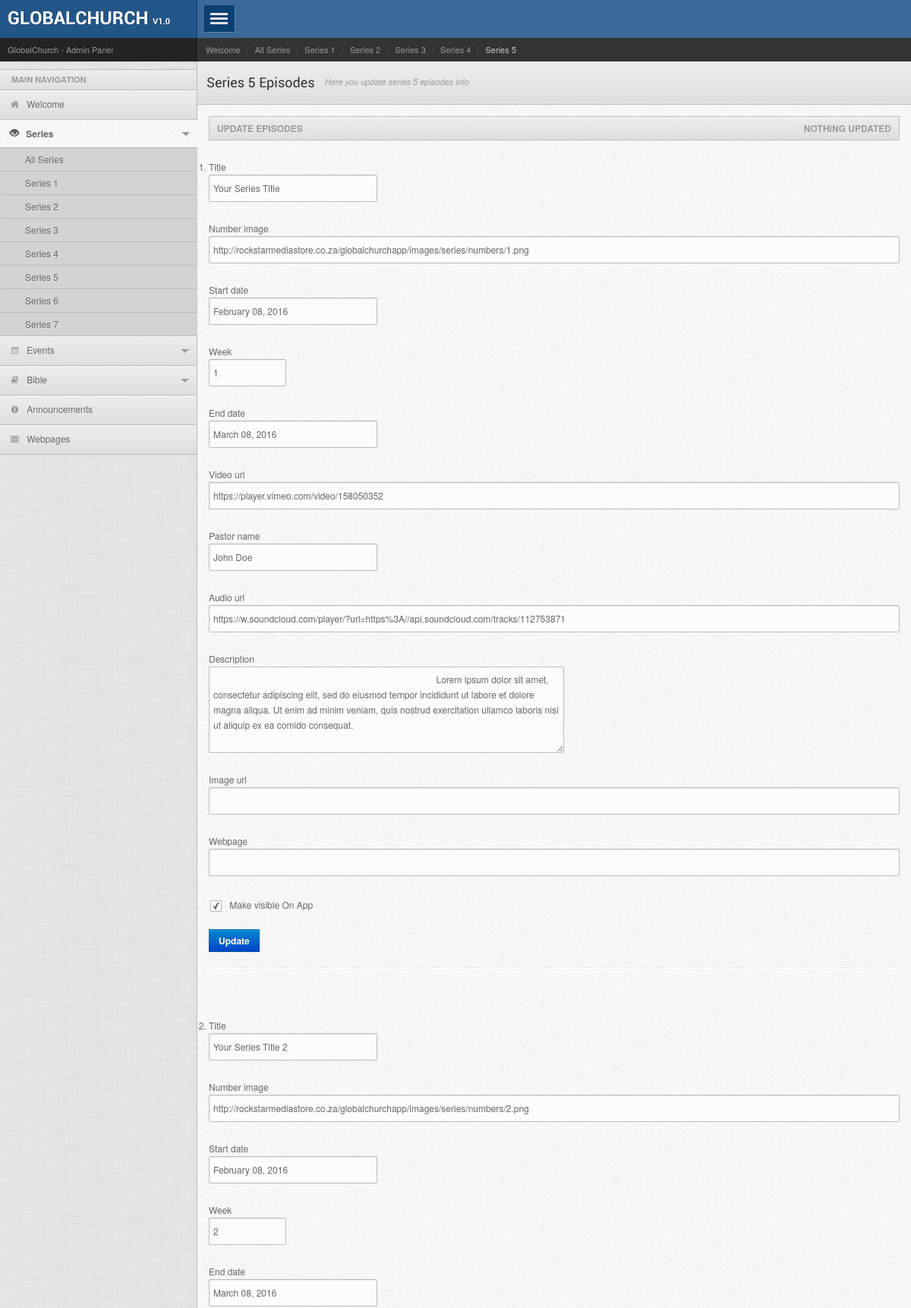
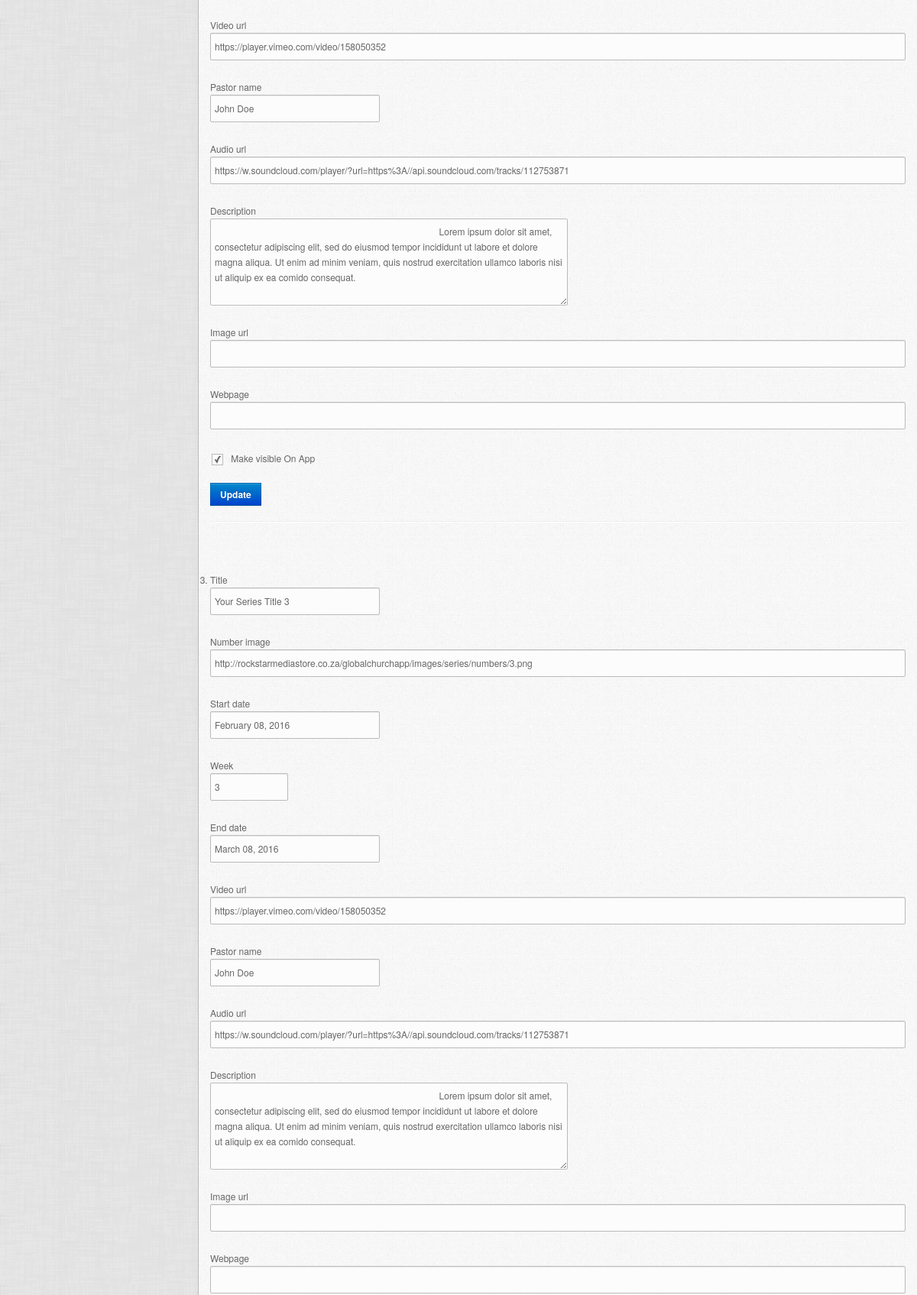
Screenshot of /series/series5.php (upper part) with the database file from the repository (2 pictures, top to bottom).
### tables this page shows
CREATE TABLE IF NOT EXISTS `episodes` (
  `id` int(11) NOT NULL AUTO_INCREMENT,
  `SERIES_ID` int(11) NOT NULL,
  `EPISODE_TITLE` varchar(50) NOT NULL,
  `EPISODE_NUMBER_IMAGE` text NOT NULL,
  `EPISODE_START_DATE` varchar(50) NOT NULL,
  `EPISODE_WEEK` varchar(2) NOT NULL,
  `EPISODE_END_DATE` varchar(50) NOT NULL,
  `EPISODE_VIDEO` text NOT NULL,
  `EPISODE_PASTOR` varchar(50) NOT NULL,
  `EPISODE_AUDIO` text NOT NULL,
  `EPISODE_DESCRIPTION` text NOT NULL,
  `EPISODE_IMAGE` text,
  `EPISODE_WEBPAGE` text,
  `isActive` enum('y','n') NOT NULL,
  PRIMARY KEY (`id`)
);

### includes/db_conx.php (called while the page is built, shortened)
<?php
class DBC{
	public static function connect() {
		$db_conx = mysqli_connect("SERVER_NAME", "USERNAME","PASSWORD","DATABASE_NAME");
		return $db_conx;
	}
}
?>

### includes/db_functions.php (called while the page is built, shortened)
<?php
class DB_Functions {
	private $db_conx;
    function __construct() {
        include_once ('db_conx.php');
        $this->db_conx = DBC::connect();
    }
    public function getAllEpisodes($seriesID) {
	$sql = "Select * From episodes Where SERIES_ID = '$seriesID'";
        $result = mysqli_query($this->db_conx,$sql);
        return $result;
    }
}
?>

### series/series5.php (the view, shortened to what this page needs)
<?php
	include_once ('../includes/db_functions.php');
	$db = new DB_Functions();
	$message = "Nothing updated";
?>
<!DOCTYPE html>
<html>
<head>
<link rel="stylesheet" href="../css/style.default.css" type="text/css" />
<link rel="stylesheet" href="../prettify/prettify.css" type="text/css" />
<link rel="stylesheet" href="../css/bootstrap-fileupload.min.css" type="text/css" />
<link rel="stylesheet" href="../css/bootstrap-timepicker.min.css" type="text/css" />
</head>
<body>
<div class="mainwrapper">
    <div class="leftpanel">
        <div class="logopanel">
        	<h1><a href="../index.php">GlobalChurch <span>v1.0</span></a></h1>
        </div>
        <div class="datewidget">GlobalChurch - Admin Panel</div>
        <div class="leftmenu">
            <ul class="nav nav-tabs nav-stacked">
            	<li class="nav-header">Main Navigation</li>
            	<li><a href="../index.php"><span class="iconfa-home"></span> Welcome</a></li>
                <li class="active dropdown"><a href=""><span class="icon-eye-open"></span> Series</a>
                	<ul style="display: block;">
                    	<li><a href="all_series.php">All Series</a></li>
                    	<li><a href="series1.php">Series 1</a></li>
                    	<li><a href="series2.php">Series 2</a></li>
                    	<li><a href="series3.php">Series 3</a></li>
                    	<li><a href="series4.php">Series 4</a></li>
                    	<li><a href="series5.php">Series 5</a></li>
                    	<li><a href="series6.php">Series 6</a></li>
                    	<li><a href="series7.php">Series 7</a></li>
                    </ul>
                </li>
                <li class="dropdown"><a href=""><span class="iconfa-calendar"></span> Events</a>
                </li>
                <li class="dropdown"><a href=""><span class="iconfa-book"></span> Bible</a>
                </li>
                <li><a href="../news/news.php"><span class="iconfa-exclamation-sign"></span> Announcements</a>
                </li>
                <li><a href="../pages/pages.php"><span class="iconfa-align-justify"></span> Webpages</a>
                </li>
             </ul>
        </div>
    </div>
    <div class="rightpanel">
    	<div class="headerpanel">
        	<a href="" class="showmenu"></a>
    	</div>
        <div class="breadcrumbwidget">
        	<ul class="skins">
                <li>&nbsp;</li>
            </ul>
        	<ul class="breadcrumb">
                <li><a href="../index.php">Welcome</a> <span class="divider">/</span></li>
                <li><a href="all_series.php">All Series</a> <span class="divider">/</span></li>
                <li><a href="series1.php">Series 1</a> <span class="divider">/</span></li>
                <li><a href="series2.php">Series 2</a> <span class="divider">/</span></li>
                <li><a href="series3.php">Series 3</a> <span class="divider">/</span></li>
                <li><a href="series4.php">Series 4</a> <span class="divider">/</span></li>
                <li class="active">Series 5</li>
            </ul>
        </div>
        <div class="pagetitle">
        	<h1>Series 5 Episodes</h1> <span>Here you update series 5 episodes info</span>
        </div>
        <div class="maincontent">
        	<div class="contentinner">
            	<h4 class="widgettitle">Update Episodes <span style="float:right"><?php echo $message; ?></span></h4>
                <div class="widgetcontent">
                    <ol class="devices">
                    <?php
                        $allEpisodes = $db->getAllEpisodes(5);
                        while ($row = mysqli_fetch_array($allEpisodes)) {
                            ?>
                        <li>
                            <form id="<?php echo $row["id"] ?>" class="stdform" name="" method="post">
                                <p>
                                    <label>Title</label>
                                    <span class="field"><input type="text" name="title" class="input-large" value="<?php echo $row["EPISODE_TITLE"] ?>" /></span>
                                </p>
                                <p>
                                    <label>Number image</label>
                                    <span class="field"><input type="text" name="number_image" class="input-xxlarge" value="<?php echo $row["EPISODE_NUMBER_IMAGE"] ?>" /></span>
                                </p>
                                <p>
                                    <label>Start date</label>
                                    <span class="field"><input type="text" name="start_date" class="input-large" value="<?php echo $row["EPISODE_START_DATE"] ?>" /></span>
                                </p>
                                <p>
                                    <label>Week</label>
                                    <span class="field"><input type="text" name="week" class="input-small" value="<?php echo $row["EPISODE_WEEK"] ?>" /></span>
                                </p>
                                <p>
                                    <label>End date</label>
                                    <span class="field"><input type="text" name="end_date" class="input-large" value="<?php echo $row["EPISODE_END_DATE"] ?>" /></span>
                                </p>
                                <p>
                                    <label>Video url</label>
                                    <span class="field"><input type="text" name="video_url" class="input-xxlarge" value="<?php echo $row["EPISODE_VIDEO"] ?>" /></span>
                                </p>
                                <p>
                                    <label>Pastor name</label>
                                    <span class="field"><input type="text" name="pastor_name" class="input-large" value="<?php echo $row["EPISODE_PASTOR"] ?>" /></span>
                                </p>
                                <p>
                                    <label>Audio url</label>
                                    <span class="field"><input type="text" name="audio_url" class="input-xxlarge" value="<?php echo $row["EPISODE_AUDIO"] ?>" /></span>
                                </p>
                                <p>
                                    <label>Description</label>
                                    <span class="field">
                                    	<textarea id="autoResizeTA" name="description" cols="80" rows="5" class="span5" style="resize: vertical">
											<?php echo $row["EPISODE_DESCRIPTION"] ?>
                                        </textarea>
                                    </span>
                                </p>
                                <p>
                                    <label>Image url</label>
                                    <span class="field"><input type="text" name="image_url" class="input-xxlarge" value="<?php echo $row["EPISODE_IMAGE"] ?>" /></span>
                                </p>
                                <p>
                                    <label>Webpage</label>
                                    <span class="field"><input type="text" name="webpage_url" class="input-xxlarge" value="<?php echo $row["EPISODE_WEBPAGE"] ?>" /></span>
                                </p>
                                <p>
                                    <span class="formwrapper">
                                    	<?php
											if($row["isActive"] == 'y'){
												?>
												<input type="checkbox" name="visible" checked /> Make visible On App<br />
										<?php
                                            }else{
												?>
												<input type="checkbox" name="visible" /> Make visible On App<br />
										<?php
                                            }
										?>
                                    </span>
                                </p>
                                <p class="stdformbutton">
                                    <button name="update_an_episode" class="btn btn-primary">Update</button>
                                </p>
                            </form>
                            <hr>
                            <br>
                        </li>
                    <?php }?>
                    </ol>
                    </div>
            </div>
        </div>
    </div>
</div>
</body>
</html>

### rows the page displays
episodes: title "Your Series Title", number_image "http://rockstarmediastore.co.za/globalchurchapp/images/series/numbers/1.png", start_date "February 08, 2016", week "1", end_date "March 08, 2016", video_url "https://player.vimeo.com/video/158050352", pastor_name "John Doe", audio_url "https://w.soundcloud.com/player/?url=https%3A//api.soundcloud.com/tracks/112753871", description "Lorem ipsum dolor sit amet, consectetur adipiscing elit, sed do eiusmod tempor incididunt ut labore et dolore magna aliqua. Ut enim ad minim veniam, quis nostrud exercitation ullamco laboris nisi ut aliquip ex ea comido consequat.", isActive "Make visible On App"
episodes: title "Your Series Title 2", number_image "http://rockstarmediastore.co.za/globalchurchapp/images/series/numbers/2.png", start_date "February 08, 2016", week "2", end_date "March 08, 2016", video_url "https://player.vimeo.com/video/158050352", pastor_name "John Doe", audio_url "https://w.soundcloud.com/player/?url=https%3A//api.soundcloud.com/tracks/112753871", description "Lorem ipsum dolor sit amet, consectetur adipiscing elit, sed do eiusmod tempor incididunt ut labore et dolore magna aliqua. Ut enim ad minim veniam, quis nostrud exercitation ullamco laboris nisi ut aliquip ex ea comido consequat.", isActive "Make visible On App"
episodes: title "Your Series Title 3", number_image "http://rockstarmediastore.co.za/globalchurchapp/images/series/numbers/3.png", start_date "February 08, 2016", week "3", end_date "March 08, 2016", video_url "https://player.vimeo.com/video/158050352", pastor_name "John Doe", audio_url "https://w.soundcloud.com/player/?url=https%3A//api.soundcloud.com/tracks/112753871", description "Lorem ipsum dolor sit amet, consectetur adipiscing elit, sed do eiusmod tempor incididunt ut labore et dolore magna aliqua. Ut enim ad minim veniam, quis nostrud exercitation ullamco laboris nisi ut aliquip ex ea comido consequat."

### other values shown
$message "NOTHING UPDATED"
